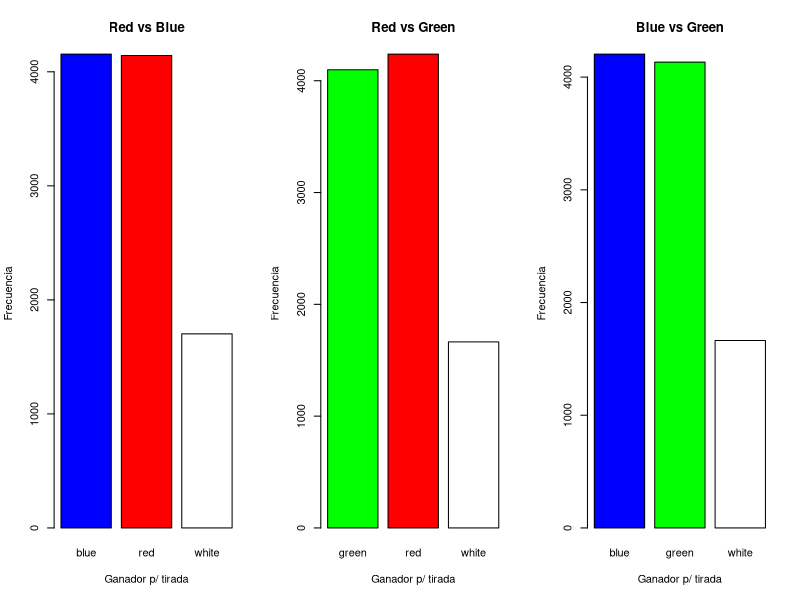
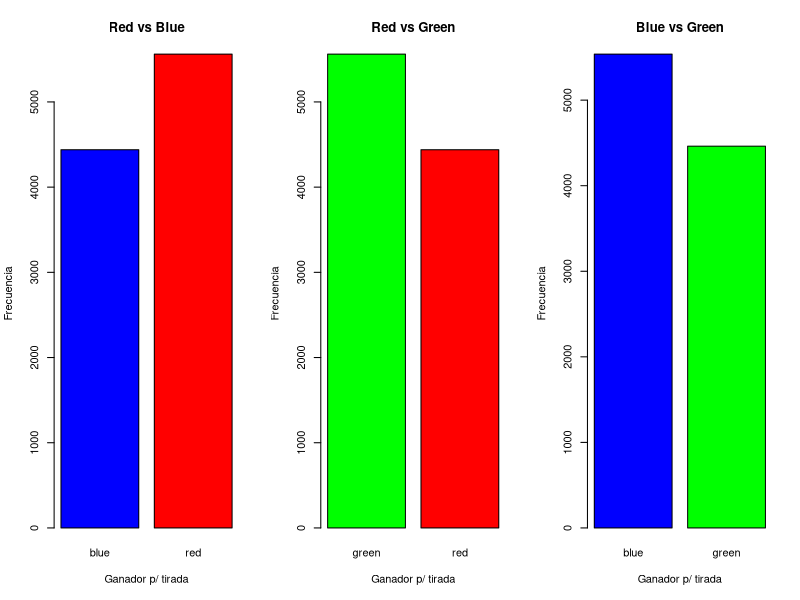
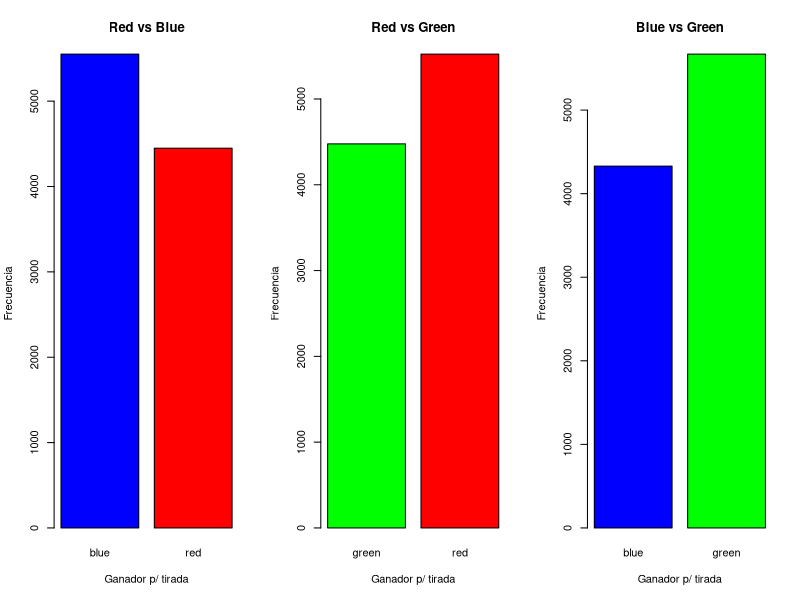
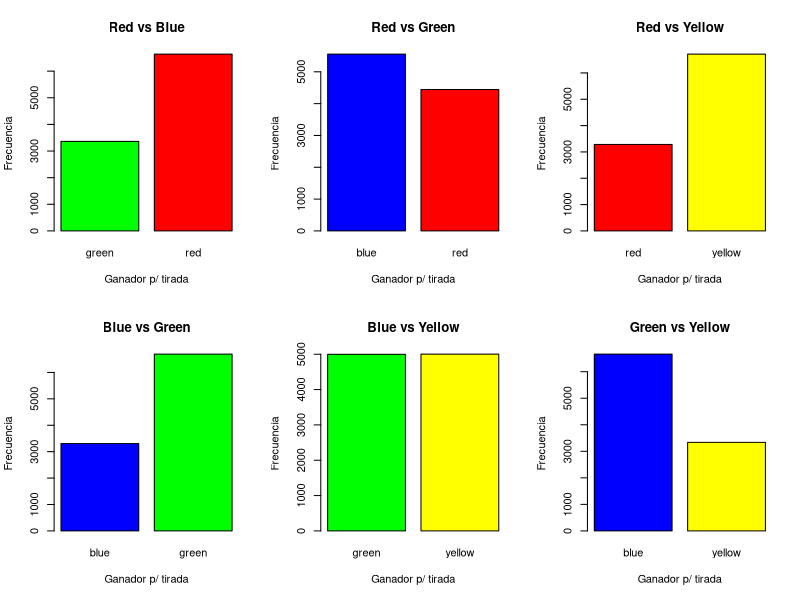

Generate these figures, in order, with R:
#Pseudoclase dado
dado<-function(caras,nombre){
    d<-list("caras"=caras,"nom"=nombre)
    class(d)<-"dado"
    return(d)
}

print.dado<-function(d){
    cat(d$nom,"\n")
    nc<-length(d$caras)
    cat("╔",rep("═╦",nc-1),"═╗\n",sep="")
    for(i in 1:nc) cat("║",d$caras[i],sep="")
    cat("║\n")
    cat("╚",rep("═╩",nc-1),"═╝\n",sep="")
}

tirar<-function(d,n=1){
    s<-sample(d$caras,size=n,replace=TRUE)
    t<-sum(s)
    r<-list("s"=s,"t"=t,"nom"=d$nom)
    return(r)
}

gana<-function(s1,s2){
    res<-ifelse(s1$t<s2$t,s2$nom,
	ifelse(s1$t>s2$t,s1$nom,"white"))
    return(res)
}

ciclos<-10000

#--------------------
#Comienza simulación
#--------------------

# Dados normales
dado1<-dado(1:6,"red")
dado2<-dado(1:6,"blue")
dado3<-dado(1:6,"green")

r1vs2<-character()
r1vs3<-character()
r2vs3<-character()

for(i in 1:ciclos){
    d1<-tirar(dado1)
    d2<-tirar(dado2)
    d3<-tirar(dado3)
    r1vs2<-c(r1vs2,gana(d1,d2))
    r1vs3<-c(r1vs3,gana(d1,d3))
    r2vs3<-c(r2vs3,gana(d2,d3))
}

t1vs2<-table(r1vs2)
t1vs3<-table(r1vs3)
t2vs3<-table(r2vs3)

pdf("dadosNormales.pdf")
par(mfrow=c(1,3))
barplot(t1vs2,main="Red vs Blue",col=names(t1vs2),ylab="Frecuencia",xlab="Ganador p/ tirada",
        names.arg=names(t1vs2))
barplot(t1vs3,main="Red vs Green",col=names(t1vs3),ylab="Frecuencia",xlab="Ganador p/ tirada",
        names.arg=names(t1vs3))
barplot(t2vs3,main="Blue vs Green",col=names(t2vs3),ylab="Frecuencia",xlab="Ganador p/ tirada",
        names.arg=names(t2vs3))
dev.off()

# Dados no transitivos
dado1<-dado(c(2,2,4,4,9,9),"red")
dado2<-dado(c(1,1,6,6,8,8),"blue")
dado3<-dado(c(3,3,5,5,7,7),"green")

r1vs2<-character()
r1vs3<-character()
r2vs3<-character()

for(i in 1:ciclos){
    d1<-tirar(dado1)
    d2<-tirar(dado2)
    d3<-tirar(dado3)
    r1vs2<-c(r1vs2,gana(d1,d2))
    r1vs3<-c(r1vs3,gana(d1,d3))
    r2vs3<-c(r2vs3,gana(d2,d3))
}

t1vs2<-table(r1vs2)
t1vs3<-table(r1vs3)
t2vs3<-table(r2vs3)

pdf("dadosNoTransitivos.pdf")
par(mfrow=c(1,3))
barplot(t1vs2,main="Red vs Blue",col=names(t1vs2),ylab="Frecuencia",xlab="Ganador p/ tirada",
        names.arg=names(t1vs2))
barplot(t1vs3,main="Red vs Green",col=names(t1vs3),ylab="Frecuencia",xlab="Ganador p/ tirada",
        names.arg=names(t1vs3))
barplot(t2vs3,main="Blue vs Green",col=names(t2vs3),ylab="Frecuencia",xlab="Ganador p/ tirada",
        names.arg=names(t2vs3))
dev.off()


dado1<-dado(c(1,1,5,5,9,9),"red")
dado2<-dado(c(2,2,6,6,7,7),"blue")
dado3<-dado(c(3,3,4,4,8,8),"green")

# Imprime el dado
#print(dado1)

d1<-tirar(dado1,2)
d2<-tirar(dado2,2)
d3<-tirar(dado3,2)


# Ver que dado es mayor
r1vs2<-character()
r1vs3<-character()
r2vs3<-character()

for(i in 1:ciclos){
    d1<-tirar(dado1)
    d2<-tirar(dado2)
    d3<-tirar(dado3)
    r1vs2<-c(r1vs2,gana(d1,d2))
    r1vs3<-c(r1vs3,gana(d1,d3))
    r2vs3<-c(r2vs3,gana(d2,d3))
}

#ver estructura de tiradas
#str(table$r1vs2)
#str(table$r1vs3)
#str(table$r2vs3)

t1vs2<-table(r1vs2)
t1vs3<-table(r1vs3)
t2vs3<-table(r2vs3)

# Preparar la pantalla para guardar 3 gráficos, lo que salga a la pantalla guardarlo en un archivo pdf
pdf("dadosNoTransitivos_2Tiradas.pdf")
par(mfrow=c(1,3))
#crear un barplot el cual tenga de color los nombres, un titulo deacuerdo a la tabla
# y nombres en los ejes x y y de acuerdo a la tabla
# en el tope de las barras se debe mostrar la frecuencia
barplot(t1vs2,main="Red vs Blue",col=names(t1vs2),ylab="Frecuencia",xlab="Ganador p/ tirada",
        names.arg=names(t1vs2))
barplot(t1vs3,main="Red vs Green",col=names(t1vs3),ylab="Frecuencia",xlab="Ganador p/ tirada",
        names.arg=names(t1vs3))
barplot(t2vs3,main="Blue vs Green",col=names(t2vs3),ylab="Frecuencia",xlab="Ganador p/ tirada",
        names.arg=names(t2vs3))
#cerrar el archivo pdf
dev.off()

# Dados de efron
dado1<-dado(c(4,4,4,4,0,0),"red")
dado2<-dado(c(3,3,3,3,3,3),"green")
dado3<-dado(c(6,6,2,2,2,2),"blue")
dado4<-dado(c(5,5,5,1,1,1),"yellow")

r1vs2<-character()
r1vs3<-character()
r1vs4<-character()
r2vs3<-character()
r2vs4<-character()
r3vs4<-character()

for(i in 1:ciclos){
    d1<-tirar(dado1)
    d2<-tirar(dado2)
    d3<-tirar(dado3)
    d4<-tirar(dado4)
    r1vs2<-c(r1vs2,gana(d1,d2))
    r1vs3<-c(r1vs3,gana(d1,d3))
    r1vs4<-c(r1vs4,gana(d1,d4))
    r2vs3<-c(r2vs3,gana(d2,d3))
    r2vs4<-c(r2vs4,gana(d2,d4))
    r3vs4<-c(r3vs4,gana(d3,d4))
}

t1vs2<-table(r1vs2)
t1vs3<-table(r1vs3)
t1vs4<-table(r1vs4)
t2vs3<-table(r2vs3)
t2vs4<-table(r2vs4)
t3vs4<-table(r3vs4)

pdf("dadosNoTransitivosEfron.pdf")
par(mfrow=c(2,3))
barplot(t1vs2,main="Red vs Blue",col=names(t1vs2),ylab="Frecuencia",xlab="Ganador p/ tirada",
        names.arg=names(t1vs2))
barplot(t1vs3,main="Red vs Green",col=names(t1vs3),ylab="Frecuencia",xlab="Ganador p/ tirada",
        names.arg=names(t1vs3))
barplot(t1vs4,main="Red vs Yellow",col=names(t1vs4),ylab="Frecuencia",xlab="Ganador p/ tirada",
        names.arg=names(t1vs4))
barplot(t2vs3,main="Blue vs Green",col=names(t2vs3),ylab="Frecuencia",xlab="Ganador p/ tirada",
        names.arg=names(t2vs3))
barplot(t2vs4,main="Blue vs Yellow",col=names(t2vs4),ylab="Frecuencia",xlab="Ganador p/ tirada",
        names.arg=names(t2vs4))
barplot(t3vs4,main="Green vs Yellow",col=names(t3vs4),ylab="Frecuencia",xlab="Ganador p/ tirada",
        names.arg=names(t3vs4))
dev.off()

# -----
